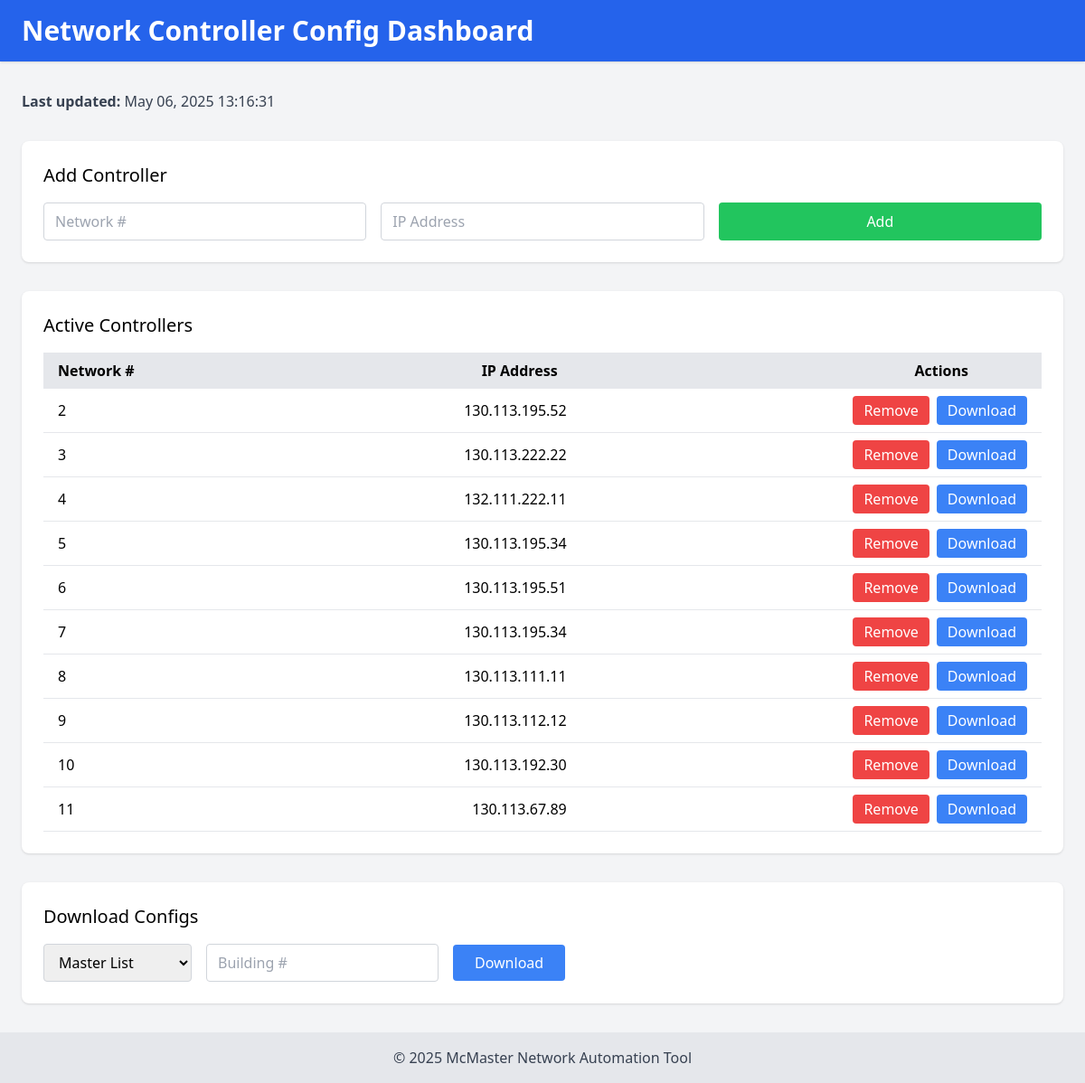
Before: / with the older database file.
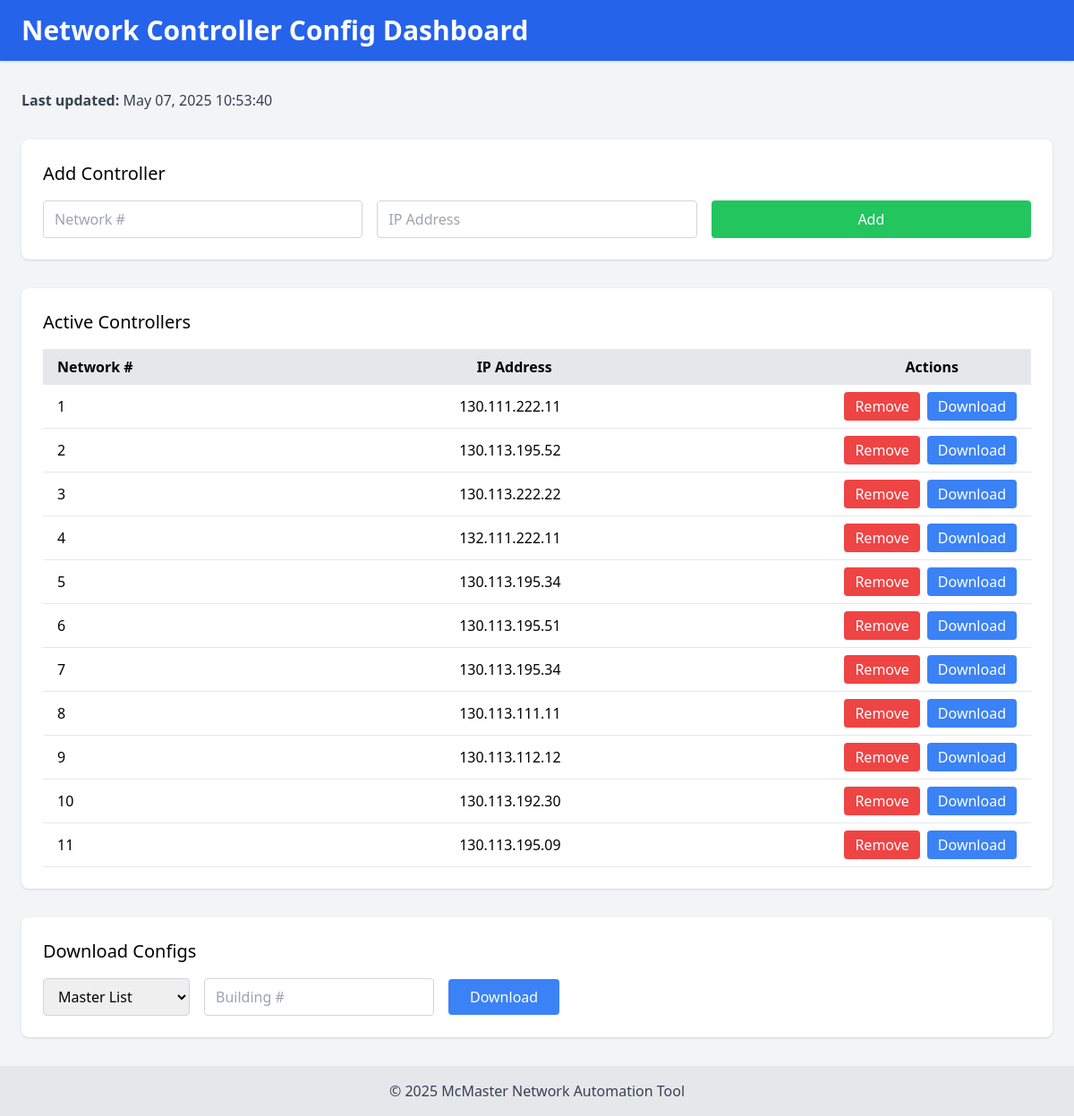
After: the same page with the newer database file.
### tables this page shows
CREATE TABLE buildings (
                 id INTEGER PRIMARY KEY AUTOINCREMENT,
                 building_number INTEGER UNIQUE,
                 ip_address TEXT,
                 status TEXT DEFAULT 'active',
                 last_updated TEXT);

### app.py (the view)
@app.route('/')
def index():
    raw_ts = get_last_update()
    if raw_ts:
        try:
            dt = datetime.datetime.fromisoformat(raw_ts)
            last_update = dt.strftime("%b %d, %Y %H:%M:%S")
        except Exception:
            last_update = raw_ts
    else:
        last_update = '—'
    return render_template(
        'index.html',
        buildings   = get_buildings(),
        last_update = last_update,
        messages    = get_flashed_messages()
    )

### app.py (called while the page is built)
def get_buildings():
    conn = sqlite3.connect(DB_PATH)
    c = conn.cursor()
    c.execute("""
        SELECT * FROM buildings
         WHERE status='active' AND building_number>0
      ORDER BY building_number
    """)
    rows = c.fetchall()
    conn.close()
    return rows

def get_last_update():
    conn = sqlite3.connect(DB_PATH)
    c = conn.cursor()
    c.execute("SELECT MAX(timestamp) FROM logs")
    ts = c.fetchone()[0]
    conn.close()
    return ts

### templates/index.html (shortened to what this page needs)
<!DOCTYPE html>
<html lang="en" class="h-screen w-screen">
<head>
  <script src="https://cdn.tailwindcss.com"></script>
</head>
<body class="flex flex-col h-screen w-screen bg-gray-100">
  <header class="bg-blue-600 text-white py-4 w-full shadow">
    <div class="w-full px-6">
      <h1 class="text-3xl font-bold">Network Controller Config Dashboard</h1>
    </div>
  </header>
  <main class="flex-1 w-full px-6 py-8 overflow-auto space-y-8">
    <div class="text-gray-700">
      <strong>Last updated:</strong> {{ last_update or '—' }}
    </div>
    <section class="bg-white rounded-lg shadow p-6 w-full">
      <h2 class="text-xl font-medium mb-4">Add Controller</h2>
      <form method="POST" action="/add" class="grid grid-cols-1 sm:grid-cols-3 gap-4 w-full">
        <input
          type="number"
          name="building_number"
          required
          placeholder="Network #"
          class="border border-gray-300 rounded px-3 py-2 w-full focus:ring-2 focus:ring-blue-500"
        />
        <input
          type="text"
          name="ip"
          required
          placeholder="IP Address"
          class="border border-gray-300 rounded px-3 py-2 w-full focus:ring-2 focus:ring-blue-500"
        />
        <button
          type="submit"
          class="bg-green-500 text-white rounded px-6 py-2 w-full hover:bg-green-600 transition"
        >
          Add
        </button>
      </form>
    </section>
    <section class="bg-white rounded-lg shadow p-6 w-full">
      <h2 class="text-xl font-medium mb-4">Active Controllers</h2>
      <div class="w-full overflow-x-auto">
        <table class="w-full table-auto">
          <thead class="bg-gray-200">
            <tr>
              <th class="px-4 py-2 text-left">
                Network #
              </th>
              <th class="px-4 py-2 text-right">
                <div class="relative left-[-10px]">
                  IP Address
                </div>
              </th>
              <th class="px-4 py-2 text-right">
                <div class="relative left-[-65px]">
                  Actions
                </div>
              </th>
            </tr>
          </thead>
          <tbody>
            {% for b in buildings %}
              <tr class="border-b hover:bg-gray-50">
                <td class="px-4 py-2">{{ b[1] }}</td>
                <td class="px-4 py-2 text-right">{{ b[2] }}</td>
                <td class="px-4 py-2 flex justify-end space-x-2">
                  <a
                    href="/remove/{{ b[1] }}"
                    class="bg-red-500 text-white rounded px-3 py-1 hover:bg-red-600 transition"
                  >
                    Remove
                  </a>
                  <a
                    href="/export?type=single&building_number={{ b[1] }}"
                    class="bg-blue-500 text-white rounded px-3 py-1 hover:bg-blue-600 transition"
                  >
                    Download
                  </a>
                </td>
              </tr>
            {% else %}
              <tr>
                <td colspan="3" class="text-center py-4 text-gray-500">
                  No active controllers.
                </td>
              </tr>
            {% endfor %}
          </tbody>
        </table>
      </div>
    </section>
    <section class="bg-white rounded-lg shadow p-6 w-full">
      <h2 class="text-xl font-medium mb-4">Download Configs</h2>
      <form action="/export" method="get" class="flex flex-wrap gap-4 items-center">
        <select
          name="type"
          required
          class="border border-gray-300 rounded px-3 py-2 focus:ring-2 focus:ring-blue-500"
        >
          <option value="master">Master List</option>
        </select>
        <input
          type="number"
          name="building_number"
          min="1"
          placeholder="Building #"
          class="border border-gray-300 rounded px-3 py-2 focus:ring-2 focus:ring-blue-500"
        />
        <button
          type="submit"
          class="bg-blue-500 text-white rounded px-6 py-2 hover:bg-blue-600 transition"
        >
          Download
        </button>
      </form>
    </section>
  </main>
  <footer class="bg-gray-200 text-center py-4 w-full">
    <p class="text-gray-700">&copy; 2025 McMaster Network Automation Tool</p>
  </footer>
</body>
</html>

Changed rows visible on the page:
now on this page (row edited): buildings: building_number "1", ip_address "130.111.222.11"
changed buildings (number 11 of 11 on the later page): ip_address "130.113.67.89" → "130.113.195.09"
Other visible differences:
{{ last_update or '—' }}: "May 06, 2025 13:16:31" → "May 07, 2025 10:53:40"
